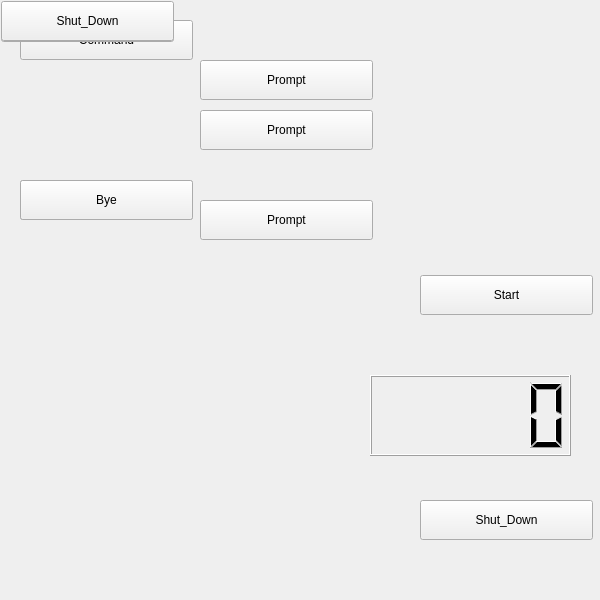
<?xml version="1.0" encoding="UTF-8"?>
 <ui version="4.0">
  <class>ASDInterface</class>
  <widget class="QWidget" name="WoZInterface">
   <property name="geometry">
    <rect>
     <x>0</x>
     <y>0</y>
     <width>600</width>
     <height>600</height>
    </rect>
   </property>
   <property name="windowTitle">
     <string>WoZInterface</string>
   </property>
  <widget class="QPushButton" name="Start">
   <property name="geometry">
    <rect>
     <x>420</x>
     <y>275</y>
     <width>173</width>
     <height>40</height>
    </rect>
   </property>
   <property name="text">
    <string>Start</string>
   </property>
  </widget>
  <widget class="QPushButton" name="Command">
   <property name="geometry">
    <rect>
     <x>20</x>
     <y>20</y>
     <width>173</width>
     <height>40</height>
    </rect>
   </property>
   <property name="text">
    <string>Command</string>
   </property>
  </widget>
  <widget class="QPushButton" name="Respond">
   <property name="geometry">
    <rect>
     <x>20</x>
     <y>180</y>
     <width>173</width>
     <height>40</height>
    </rect>
   </property>
   <property name="text">
    <string>Command</string>
   </property>
  </widget>
  <widget class="QPushButton" name="Prompt">
   <property name="geometry">
    <rect>
     <x>200</x>
     <y>60</y>
     <width>173</width>
     <height>40</height>
    </rect>
   </property>
   <property name="text">
    <string>Prompt</string>
   </property>
  </widget>
  <widget class="QPushButton" name="StartRecord">
   <property name="geometry">
    <rect>
     <x>200</x>
     <y>110</y>
     <width>173</width>
     <height>40</height>
    </rect>
   </property>
   <property name="text">
    <string>Prompt</string>
   </property>
  </widget>
  <widget class="QPushButton" name="StopRecord">
   <property name="geometry">
    <rect>
     <x>200</x>
     <y>200</y>
     <width>173</width>
     <height>40</height>
    </rect>
   </property>
   <property name="text">
    <string>Prompt</string>
   </property>
  </widget>
  <widget class="QPushButton" name="Bye">
   <property name="geometry">
    <rect>
     <x>20</x>
     <y>180</y>
     <width>173</width>
     <height>40</height>
    </rect>
   </property>
   <property name="text">
    <string>Bye</string>
   </property>
  </widget>
  <widget class="QPushButton" name="ShutDown">
   <property name="geometry">
    <rect>
     <x>420</x>
     <y>500</y>
     <width>173</width>
     <height>40</height>
    </rect>
   </property>
   <property name="text">
     <string>Shut_Down</string>
   </property>
  </widget>
  <widget class="QPushButton" name="AngleHead">
   <property name="geometry">
    <rect>
     <x>1</x>
     <y>2</y>
     <width>173</width>
     <height>40</height>
    </rect>
   </property>
   <property name="text">
     <string>Shut_Down</string>
   </property>
  </widget>
  <widget class="QPushButton" name="Rest">
   <property name="geometry">
    <rect>
     <x>1</x>
     <y>1</y>
     <width>173</width>
     <height>40</height>
    </rect>
   </property>
   <property name="text">
     <string>Shut_Down</string>
   </property>
  </widget>
  <widget class="QLCDNumber" name="MyClock">
   <property name="geometry">
    <rect>
     <x>370</x>
     <y>375</y>
     <width>201</width>
     <height>81</height>
    </rect>
   </property>
  </widget>
 </widget>
 <layoutdefault spacing="6" margin="11"/>
 <resources/>
 <connections/>
</ui> 
